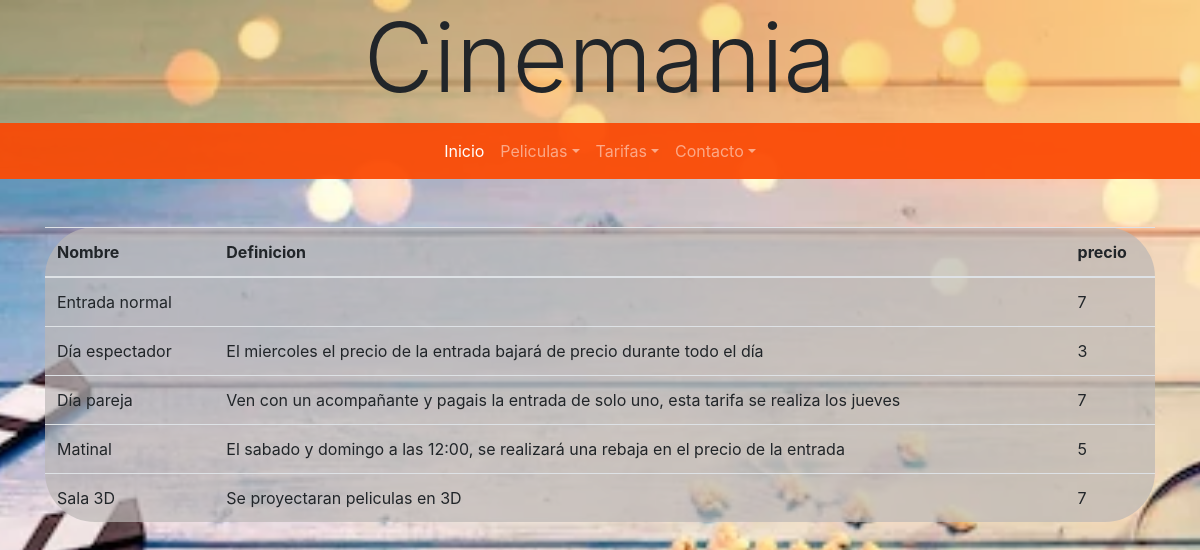
The page /php/controlador/tarifa.php on the database as committed earlier.
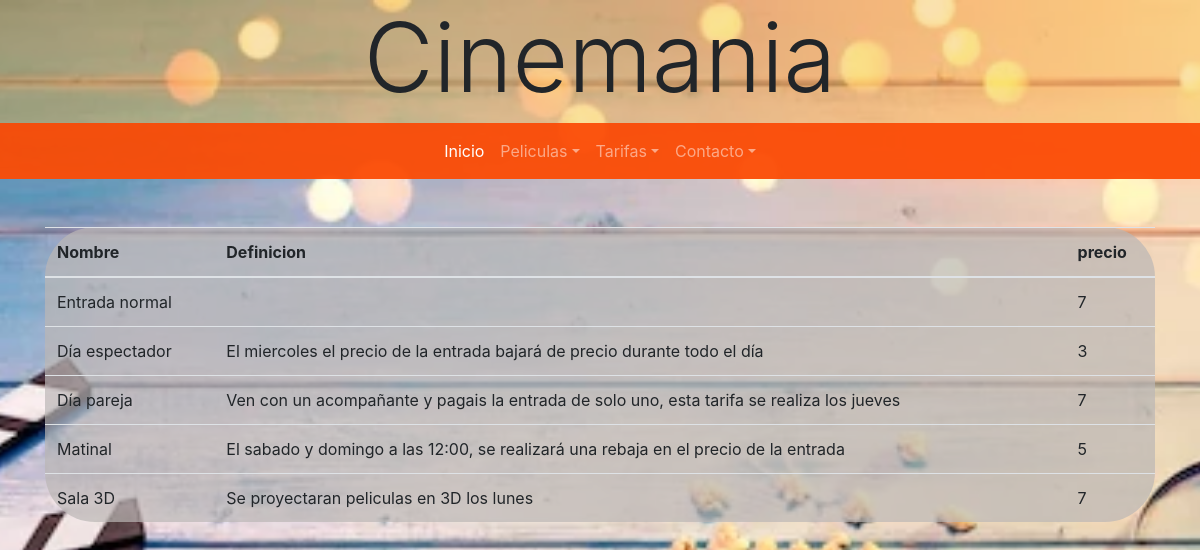
The same page on the database as committed later.
### tables this page shows
CREATE TABLE tarifa (
    idTipo int NOT NULL AUTO_INCREMENT,
    nombre varchar (45) NOT NULL,
    definicion varchar(100000) NOT NULL,
    precio FLOAT NOT NULL,
    semana varchar (30) ,
    horario varchar (45),
    rebaja varchar (45),
    CONSTRAINT PK_tarifa PRIMARY KEY (idTipo)
);

### php/controlador/tarifa.php (called while the page is built)
<?php
    require_once("../modelo/usuario.php");
    $pelicula = new Funcion();
    $tarifa =  $pelicula -> tarifa();
    include_once('../vista/tarifa.php');

### php/modelo/bd.php (called while the page is built, shortened)
<?php
abstract class DataBase {
	private static $server = 'localhost';
	private static $db = 'cine';
	private static $user = 'cine';
	private static $password = 'abc123.';
	private static $port=3306;
	public static function conexionPDO() {
		try {
			$connection = new PDO("mysql:host=".self::$server.";dbname=".self::$db.";port=".self::$port.";charset=utf8", self::$user, self::$password);
		}
		catch (PDOException $e) {
			echo "No se ha podido establecer conexión con el servidor de bases de datos.<br>";
			die ("Error: " . $e->getMessage());
		}
		return $connection;
	}
	public static function getConsultasPDO($consulta){
		$conexion = DataBase::conexionPDO();
		$resultado = $conexion->prepare($consulta);
		$resultado->execute();
		if ($resultado-> rowCount() > 0){
	    	return $resultado;
	    }
	    else{
	    	return "noo existe";
	    }
	}
}
?>

### php/modelo/usuario.php (called while the page is built, shortened)
<?php
    require_once('bd.php');
    class Funcion{
        public function tarifa(){
            $consulta ="SELECT *
                        from tarifa";
            return DataBase::getConsultasPDO($consulta);
        }
    }
?>

### php/vista/tarifa.php (the view, shortened to what this page needs)
<!DOCTYPE html>
<html>
<head>
    <link rel="stylesheet" href="https://stackpath.bootstrapcdn.com/bootstrap/4.4.1/css/bootstrap.min.css">
    <link rel="stylesheet" href="../../style/style.css">
</head>
<body class="cartelera">
    <header class="container-fluid cabecera">
        <div class="row">
            <div class="col">
                <h1 class="col text-center display-1">Cinemania</h1>
            </div>
        </div>
        <div class="row">
            <nav class="navbar navbar-expand-sm navbar-dark  col menu">
                <div class="collapse navbar-collapse" id="menu">
                    <ul class="navbar-nav mr-auto ml-auto lista">
                        <li class="nav-item active">
                            <a href="../vista/principal.php" class="nav-link">Inicio</a>
                        </li>
                        <li class="nav-item dropdown">
                            <a class="nav-link dropdown-toggle" data-toggle="dropdown">Peliculas</a>
                        </li>
                        <li class="nav-item dropdown">
                            <a class="nav-link dropdown-toggle" data-toggle="dropdown">Tarifas</a>
                        </li>
                        <li class="nav-item dropdown">
                            <a class="nav-link dropdown-toggle" data-toggle="dropdown">Contacto</a>
                        </li>
                    </ul>
                </div>
            </nav>
        </div>
    </header>
    <section class="container-sm mt-5">
        <table class="table princ">
            <thead>
                <tr>
                    <th scope="col">Nombre</th>
                    <th scope="col">Definicion</th>
                    <th scope="col">precio</th>
                </tr>
            </thead>
            <tbody>
            <?php
                while ($todo = $tarifa -> fetch()){
            ?>
                <tr id="<?php echo $todo['idTipo']?>">
                    <td><?php echo($todo['nombre']);?></td>
                    <td><?php echo($todo['definicion']);?></td>
                    <td><?php echo($todo['precio']);?></td>
                </tr>
                <?php
                }
            ?>
            </tbody>
        </table>
    </section>
</body>
</html>

### style/style.css (style rules this page uses)
body.cartelera { background-image:url("../../Proyecto-integrado/imagenes/cartelera.webp"); background-position: center center; background-repeat: no-repeat; background-attachment: fixed; background-size: cover; }
header.cabecera { background-color:rgba(245, 198, 97, .5); }
nav.menu { background-color:rgba(252, 69, 0, .9); }
.princ { background-color: rgba(187,183,182,.7); border-radius: 50px; }

Rows that differ between the two databases and show on the page:
changed tarifa "Sala 3D": definicion "Se proyectaran peliculas en 3D" → "Se proyectaran peliculas en 3D los lunes"
